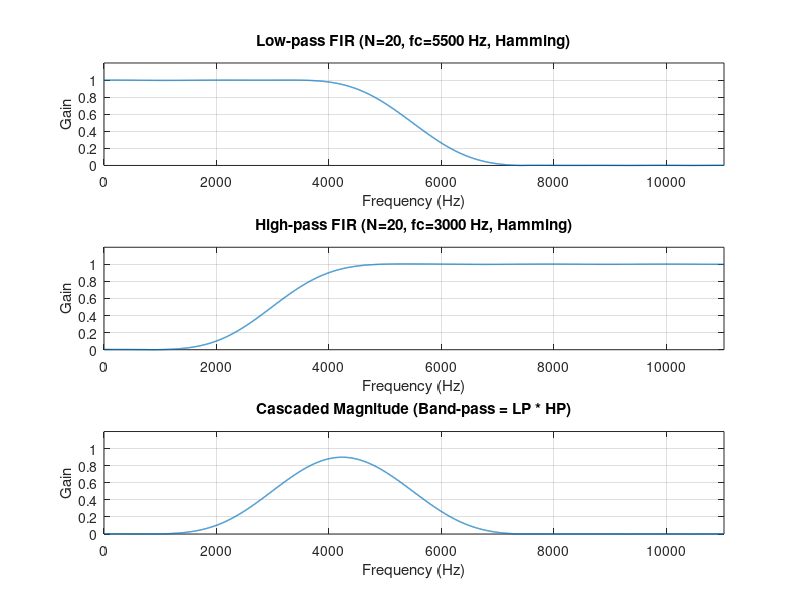

Source code (MATLAB):
% Example 5.10 – Cascaded FIR LP + HP -> Band-pass
clear; clc;

fs   = 22050;            % Hz
N    = 20;               % filter order
L    = N + 1;            % number of taps
hwin = hamming(L);       % Hamming window

% ----- Low-pass: fc = 5.5 kHz -----
fc_lp = 5500;                           % Hz
Wn_lp = fc_lp / (fs/2);                 % normalized
b_lp  = fir1(N, Wn_lp, 'low',  hwin);   % LP FIR

% ----- High-pass: fc = 3.0 kHz -----
fc_hp = 3000;                           % Hz
Wn_hp = fc_hp / (fs/2);                 % normalized
b_hp  = fir1(N, Wn_hp, 'high', hwin);   % HP FIR

% ----- Cascade (band-pass) -----
b_bp = conv(b_lp, b_hp);                % cascade two FIRs

% ----- Frequency responses -----
nfft = 4096;
[Hlp, f]  = freqz(b_lp, 1, nfft, fs);
[Hhp, ~]  = freqz(b_hp, 1, nfft, fs);
[Hbp, ~]  = freqz(b_bp, 1, nfft, fs);

% ----- Plots (magnitudes) -----
figure(1); clf;

subplot(3,1,1);
plot(f, abs(Hlp), 'LineWidth', 1); grid on;
title(sprintf('Low-pass FIR (N=%d, fc=%d Hz, Hamming)', N, fc_lp));
xlabel('Frequency (Hz)'); ylabel('Gain'); axis([0 fs/2 0 1.2]);

subplot(3,1,2);
plot(f, abs(Hhp), 'LineWidth', 1); grid on;
title(sprintf('High-pass FIR (N=%d, fc=%d Hz, Hamming)', N, fc_hp));
xlabel('Frequency (Hz)'); ylabel('Gain'); axis([0 fs/2 0 1.2]);

subplot(3,1,3);
plot(f, abs(Hbp), 'LineWidth', 1); grid on;
title('Cascaded Magnitude (Band-pass = LP * HP)');
xlabel('Frequency (Hz)'); ylabel('Gain'); axis([0 fs/2 0 1.2]);

% (Optional) mark the specified edges
% xline(fc_hp, '--k', '3 kHz'); xline(fc_lp, '--k', '5.5 kHz');
